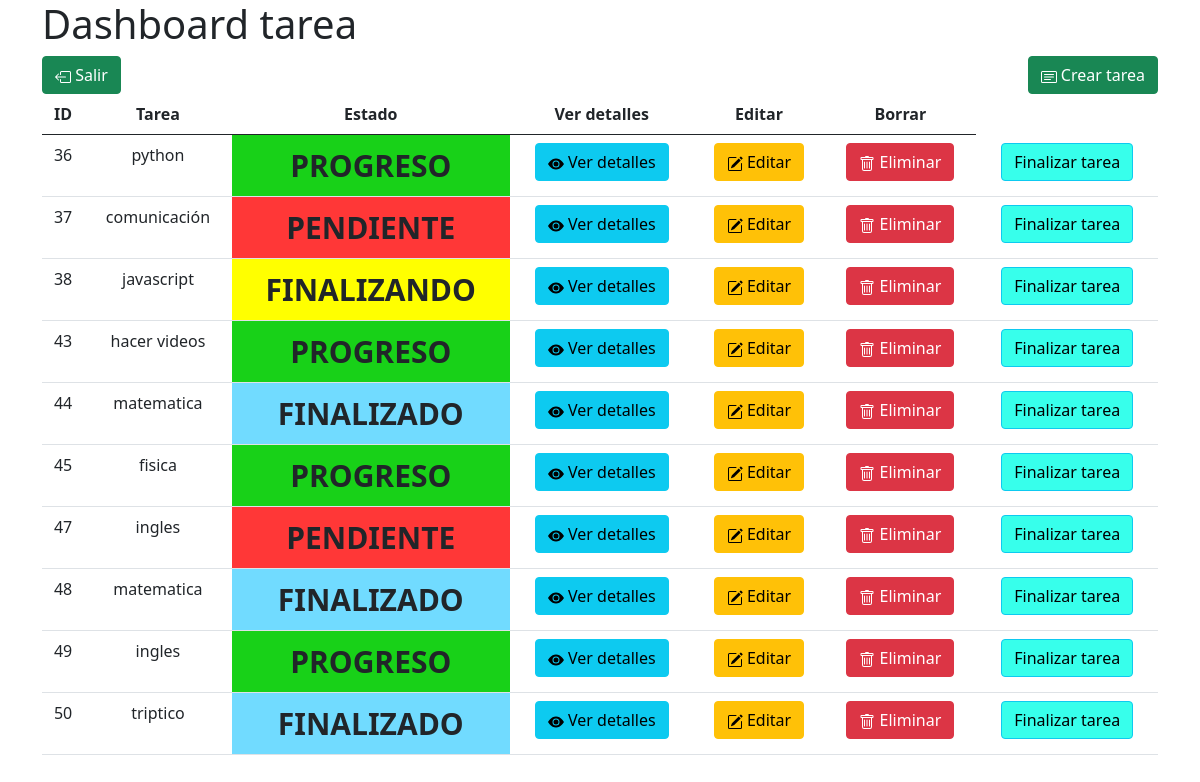
Before: /gestion_tareas/dashboard with the older database file.
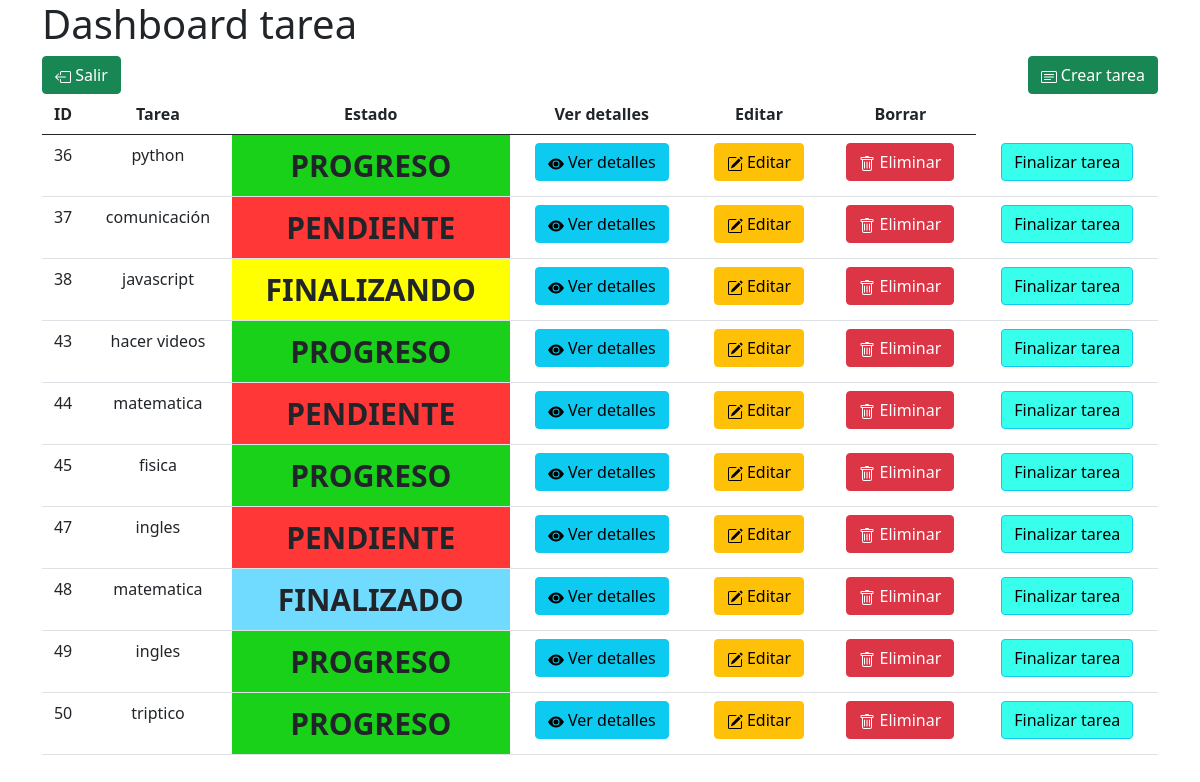
After: the same page with the newer database file.
### gestion_tareas/models.py (models this page shows)
class tarea(models.Model):
    descripcion = models.CharField(max_length=128,default='')
    fecha_creacion = models.DateField(null=True)
    fecha_entrega = models.DateField(null=True)
    responsable = models.CharField(max_length=128,default='')#nombre de usuario responsable
    estado = models.CharField(max_length=40,default='')

### gestion_tareas/views.py (the view)
# urls.py: path('dashboard',views.dashboard,name='dashboard'),
def dashboard(request):
    total_tareas = tarea.objects.all()
    return render(request,'gestion_tareas/dashboard.html',{
        'total_tareas':total_tareas
    })

### gestion_tareas/templates/gestion_tareas/dashboard.html (shortened to what this page needs)
<!DOCTYPE html>
<html lang="en">
    <head>
        <link href="https://cdn.jsdelivr.net/npm/bootstrap@5.0.2/dist/css/bootstrap.min.css" rel="stylesheet">
    </head>
    <body>
        <div class="container">
            <h1>Dashboard tarea</h1>
            <div class="float-start">
                <a href="{% url 'gestion_tareas:ingreso' %}" class="btn btn-success"> Salir</a>
            </div>
            <div class="float-end">
                <a href="{% url 'gestion_tareas:crearTarea' %}" class="btn btn-success"> Crear tarea</a>
            </div>
            <table class="table">
                <thead style="text-align: center;">
                    <th>ID</th>
                    <th>Tarea</th>
                    <th>Estado</th>
                    <th>Ver detalles</th>
                    <th>Editar</th>
                    <th>Borrar</th>
                </thead>
                <tbody style="text-align: center;">
                    {% for tarea in total_tareas %}
                    <tr>
                        <td>{{tarea.id}}</td>
                        <td>{{tarea.descripcion}}</td>
                        {% if tarea.estado == 'PROGRESO' %}
                        <td style="background-color: rgb(24, 209, 24); font-size: 30px; font-weight: bold;">{{tarea.estado}}</td>
                        {% endif %}
                        {% if tarea.estado == 'FINALIZANDO' %}
                        <td style="background-color: rgb(255, 255, 0); font-size: 30px; font-weight: bold;">{{tarea.estado}}</td>
                        {% endif %}
                        {% if tarea.estado == 'FINALIZADO' %}
                        <td style="background-color: rgb(113, 219, 255); font-size: 30px; font-weight: bold;">{{tarea.estado}}</td>
                        {% endif %}
                        {% if tarea.estado == 'PENDIENTE' %}
                        <td style="background-color: rgb(255, 55, 55); font-size: 30px; font-weight: bold;">{{tarea.estado}}</td>
                        {% endif %}
                        <td><a class="btn btn-info"  href="{% url 'gestion_tareas:detalleTarea' tarea.id %}"><svg xmlns="http://www.w3.org/2000/svg" width="16" height="16" fill="currentColor" class="bi bi-eye-fill" viewBox="0 0 16 16">
                            <path d="M10.5 8a2.5 2.5 0 1 1-5 0 2.5 2.5 0 0 1 5 0z"/>
                            <path d="M0 8s3-5.5 8-5.5S16 8 16 8s-3 5.5-8 5.5S0 8 0 8zm8 3.5a3.5 3.5 0 1 0 0-7 3.5 3.5 0 0 0 0 7z"/>
                          </svg> Ver detalles</a></td>
                        <td><a class="btn btn-warning"  href="{% url 'gestion_tareas:editarTarea' tarea.id %}"> Editar</a></td>
                        <td><a class="btn btn-danger"  href="{% url 'gestion_tareas:eliminarTarea' tarea.id %}"> Eliminar</a></td>
                        <td><a class="btn btn-info" style="background-color: rgb(55, 255, 235);" href="{% url 'gestion_tareas:finalizarTarea' tarea.id %}">
                            Finalizar tarea</a>
                          </td>
                    </tr>
                    {% endfor %}
                </tbody>
            </table>
        </div>
    </body>
</html>

Changed rows visible on the page:
changed tarea id 44: estado "FINALIZADO" → "PENDIENTE"
changed tarea "triptico": estado "FINALIZADO" → "PROGRESO"
